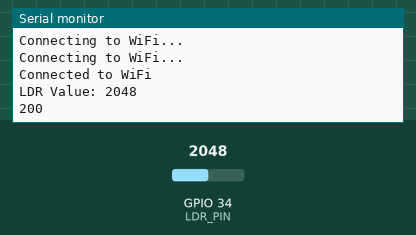
Simulated run of this sketch. Board: ESP32. Shown: the last lines printed to the serial monitor. The test bench sets the inputs (shaded band); at power-on: GPIO 34 (LDR_PIN) = 2048. WiFi joins after 1.5 s; servers stay silent unless stated; uploads are accepted with an empty reply.

Above: at 3.2 s.
3.3 s: GPIO 34 (LDR_PIN) set to 2866
At 7.36 s:
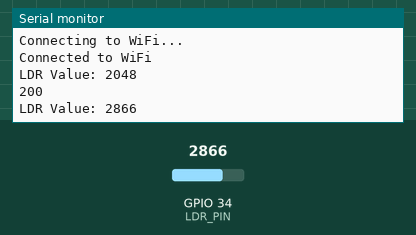
9.1 s: GPIO 34 (LDR_PIN) set to 3603
At 13.9 s:
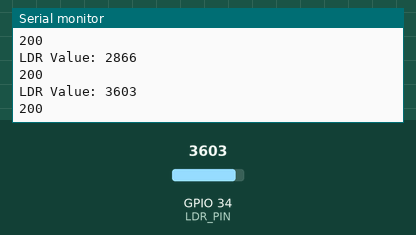
Timing chart, 0 to 15.4 s (numbered marks = the images above; inputs shaded):
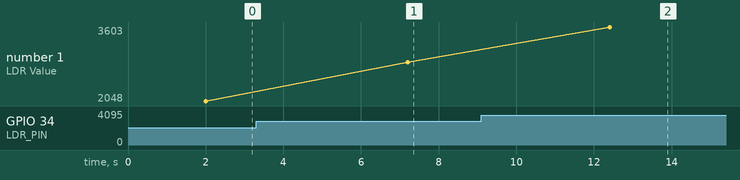

The sketch:

sketch_tech_assignment.ino
```cpp
#include <WiFi.h>
#include <HTTPClient.h>

// network
const char *ssid = "Sabrina";
const char *password = "azmisyahrulsabrina";

// server URL
const char *serverName = "http://192.168.1.5:5000/ldr_sensor_data";

// Sensor LDR pin
#define LDR_PIN 34

void setup()
{

  Serial.begin(9600);

  WiFi.begin(ssid, password);
  while (WiFi.status() != WL_CONNECTED)
  {
    delay(1000);
    Serial.println("Connecting to WiFi...");
  }
  Serial.println("Connected to WiFi");

  pinMode(LDR_PIN, INPUT);
}

void loop()
{
  if (WiFi.status() == WL_CONNECTED)
  {
    HTTPClient http;

    // Read sensor data
    int lightValue = analogRead(LDR_PIN);
    Serial.print("LDR Value: ");
    Serial.println(lightValue);

    String sensorData = String(lightValue);

    http.begin(serverName);
    http.addHeader("Content-Type", "application/json");

    String httpRequestData = "{\"sensor_data\": \"" + sensorData + "\"}";

    int httpResponseCode = http.POST(httpRequestData);

    if (httpResponseCode > 0)
    {
      String response = http.getString();
      Serial.println(httpResponseCode);
      Serial.println(response);
    }
    else
    {
      Serial.print("Error on sending POST: ");
      Serial.println(httpResponseCode);
    }

    http.end();
  }
  else
  {
    Serial.println("WiFi Disconnected");
  }

  delay(5000);
}
```

Measured:
- after the input at 3.3 s, the serial monitor: prints a new line after 3.9 s (image 1)
- after the input at 9.1 s, the serial monitor: prints a new line after 3.3 s (image 2)
- plotted number 1: 2048 → 2866 after the input at 3.3 s, 2866 → 3603 after the input at 9.1 s
